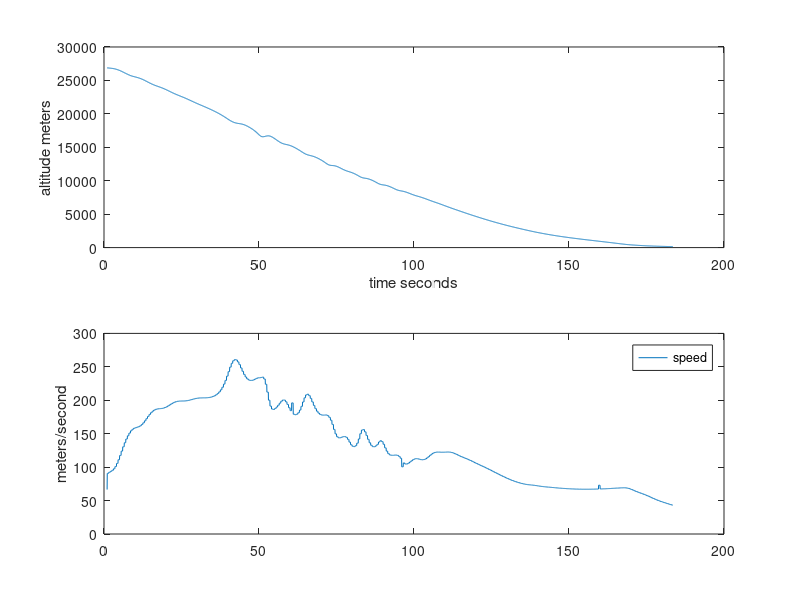
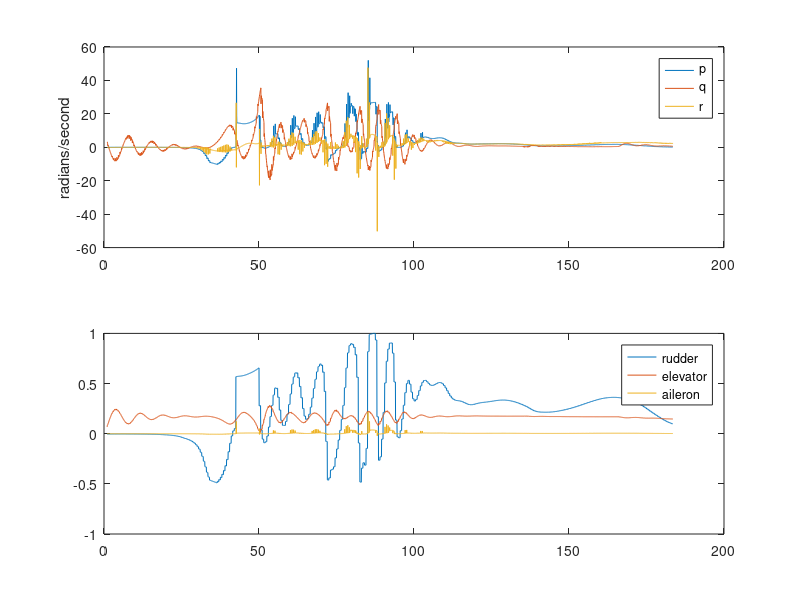
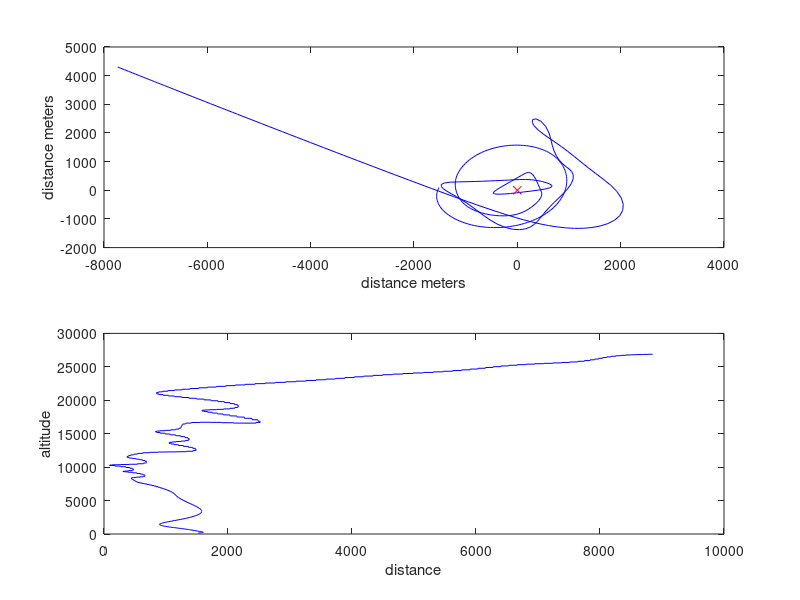

The MATLAB source for these figures, in order:

clear;

f = csvread('telemetry.csv');
%fid = fopen("telemetry.csv");
%f = fscanf(fid,'%f,%f,%f',[3, 1000]);
f = f';


len =size(f,2)

s = 20;
l = round(len*0.9);
range = [s:l];

t = [range]/20;
r2d = 180/pi;

long = f(1,range);
lat = f(2,range);
alt = f(3,range);

p = f(4,range)*r2d;
q = f(5,range)*r2d;
r = f(6,range)*r2d;

err_head = f(12,range);
derr_head = f(13,range);
ierr_head = f(14,range);

% control surfaces
elev = f(7,range);
rud = f(8,range);
ail = f(9,range);

dq = f(10,range);
iq = f(11,range);

epitch  = f(15,range);
dpitch = f(16,range);
ipitch = f(17,range);

tpitch = f(18,range);
speed = f(19,range);

tdx = f(20,range);
tdy = f(21,range);

wind = f(22,range);
wind_dir = f(23,range);
press = f(24,range);

dr = f(25,range);
ir = f(26,range);

pitch = f(27,range);



y = (lat-lat(end))*6e6;
y2 = (long-long(end))*6e6.*cos(lat);
%%%%%%%%%%%%%%%%%%%%%%%%%%%%%%%%%%%%

if (0)
figure(1);
%instead of lat(end) should use coords of actual target, and make an x where the target is
subplot(2,1,1),plot(t,y);
ylabel('dist meters');
xlabel('time seconds');
subplot(2,1,2),plot(t, y2);
ylabel('dist meters');
xlabel('time seconds');
end;

figure(10);
subplot(2,1,1),
%plot(y2,y,'b');
plot(tdx,tdy,'b');
hold on;
plot(0,0,'rx');
hold off;
xlabel('distance meters');
ylabel('distance meters');
subplot(2,1,2),plot(sqrt(tdx.*tdx+tdy.*tdy),alt,'b');
xlabel('distance');
ylabel('altitude');

figure(2),
subplot(2,1,1),plot(t,alt);
ylabel('altitude meters');
xlabel('time seconds');

subplot(2,1,2),plot(t,speed);
ylabel('meters/second');
legend('speed');

figure(3),
subplot(2,1,1),plot(t,p, t,q,t,r);
legend('p','q','r');
ylabel('radians/second');
subplot(2,1,2),plot(t,rud, t,elev,t,ail);
legend('rudder','elevator','aileron');

if (0)
figure(4),
factor = 100; % max(abs(q))/ max(abs(elev));
subplot(2,1,1),plot(t,elev*factor, t, q,t,dq*500, t, iq*10);
ylabel('radians/sec, or other units');
legend('elevator','q', 'dq','iq');
subplot(2,1,2),plot(t, elev, t,pitch, t, tpitch, t, dpitch*50, t, ipitch/5,t,epitch);
legend('elev', 'gps derived pitch', 'tpitch', 'dpitch', 'ipitch', 'error pitch');

figure(5),
plot(t,rud, t,err_head, t, derr_head*10, t, ierr_head/10);
ylabel('degrees');
legend('rudder', 'error heading', 'derror heading', 'ierr head');

if (0)
figure(6),
subplot(3,1,1),plot(t,wind);
ylabel('wind knots');
subplot(3,1,2),plot(t,wind_dir);
ylabel('wind dir degrees');
subplot(3,1,3),plot(t,press);
ylabel('pressure inhg');
end;

figure(7);
plot(t, r, t,dr,t,ir);
legend('r','dr','ir');

end;
